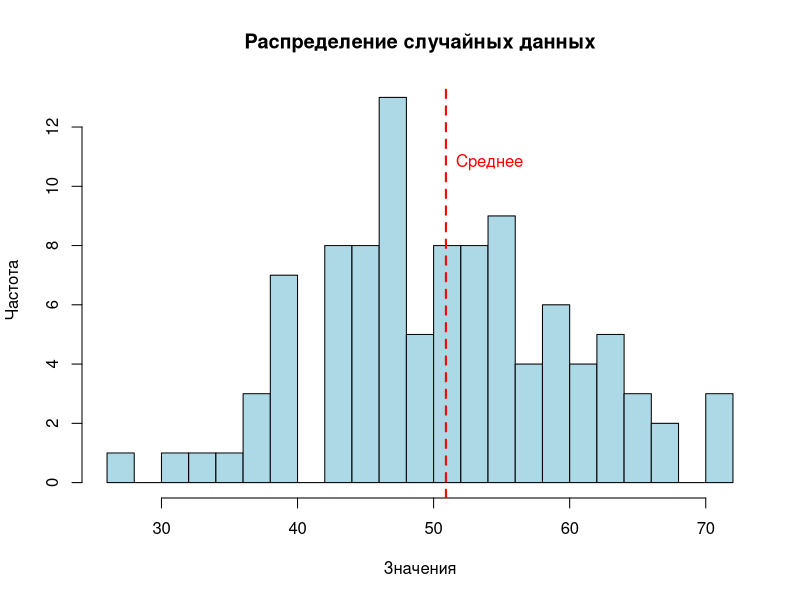
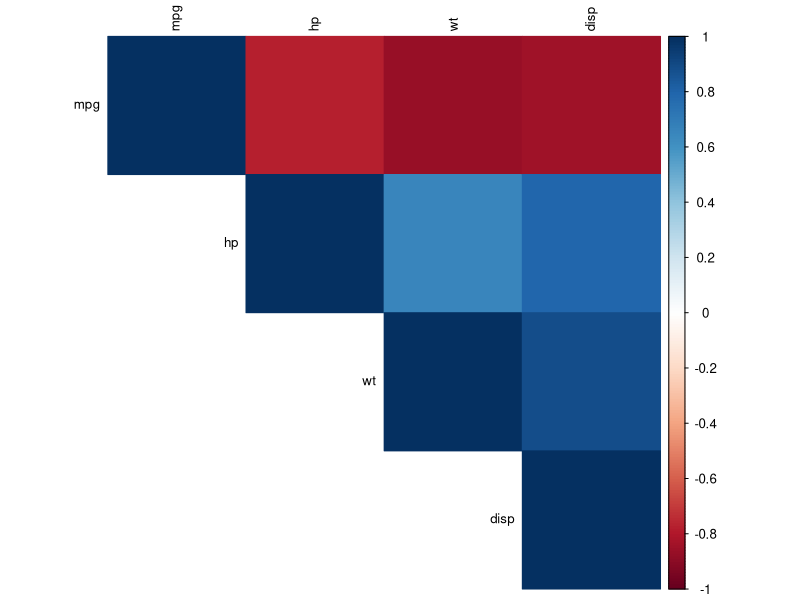

Write the R code that produced these figures, in order.
## ---- chunk 1
# Создание вектора случайных чисел
set.seed(123)
random_data <- rnorm(100, mean = 50, sd = 10)

# Вычисление статистических характеристик
mean_value <- mean(random_data)
median_value <- median(random_data)
sd_value <- sd(random_data)
min_value <- min(random_data)
max_value <- max(random_data)
## ---- chunk 2
# Создание гистограммы
hist(random_data, 
     main = "Распределение случайных данных",
     xlab = "Значения",
     ylab = "Частота",
     col = "lightblue",
     border = "black",
     breaks = 20)

# Добавление линии среднего значения
abline(v = mean_value, col = "red", lwd = 2, lty = 2)
text(mean_value, max(table(cut(random_data, breaks = 20))) * 0.9, 
     "Среднее", col = "red", pos = 4)
## ---- chunk 3
# Создание матрицы
matrix_data <- matrix(1:20, nrow = 4, ncol = 5)
colnames(matrix_data) <- paste("Столбец", 1:5)
rownames(matrix_data) <- paste("Строка", 1:4)

# Вычисление суммы по строкам
row_sums <- apply(matrix_data, 1, sum)

# Вычисление суммы по столбцам
col_sums <- apply(matrix_data, 2, sum)
## ---- chunk 4
# Создание таблицы со статистикой
stats_table <- data.frame(
  Характеристика = c("Среднее", "Медиана", "Стандартное отклонение", 
                     "Минимум", "Максимум"),
  Значение = c(round(mean_value, 2), 
               round(median_value, 2),
               round(sd_value, 2),
               round(min_value, 2),
               round(max_value, 2))
)

knitr::kable(stats_table, caption = "Статистические характеристики данных")
## ---- chunk 5
# Использование встроенных данных
data(mtcars)

# Вычисление среднего расхода топлива
mean_mpg <- mean(mtcars$mpg)
cat("Средний расход топлива (миль на галлон):", round(mean_mpg, 2))
## ---- chunk 6
# Вычисление корреляции между переменными
correlation_matrix <- cor(mtcars[, c("mpg", "hp", "wt", "disp")])

# Визуализация корреляционной матрицы
library(corrplot)
corrplot(correlation_matrix, method = "color", type = "upper", 
         order = "hclust", tl.cex = 0.8, tl.col = "black")
